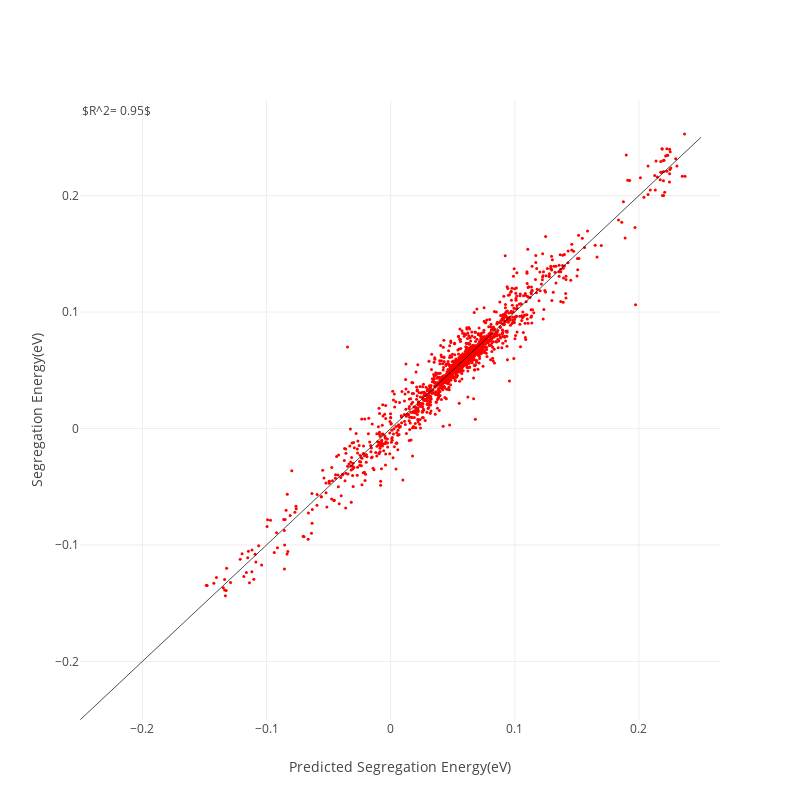

Notebook code cell kept with this figure:
### Code cell
#draw correlation
main = go.Scatter(x = Y_test_pred, 
          y = Y_test, 
          marker={'color':'red', 'symbol':'circle','size':3}, 
          mode='markers'
         )

data = [main]

layout = go.Layout(autosize = False, 
           height = 800,
           width = 800, 
           xaxis={'title':"Predicted Segregation Energy(eV)", 'zeroline':False},
           yaxis = {'title':'Segregation Energy(eV)', 'zeroline':False},
           annotations = [
                   dict(
                   x = 0,
                   y = 1,
                   xref = 'paper',
                   yref = 'paper',
                   text = '$R^2= %4.2f$'%(R_squared),
                   showarrow = False,
                   font = dict(size = 12)
                   )
               ],
           shapes =[{'type':'line', 
                            'x0':-0.25,
                            'x1':0.25,
                            'y0':-0.25,
                            'y1':0.25,
                            'line':{'width':0.7}
                    }],
          )
plot = py.iplot(go.Figure(data = data, layout = layout))

### Figure 1 — Plotly figure (JSON) as saved in the notebook; plotly's stock layout.template omitted (floating-point values rounded to 4 significant figures; data arrays with more than 128 entries replaced by an {"elided": "..."} marker saying what was removed)
{"data": [{"marker": {"color": "red", "size": 3, "symbol": "circle"}, "mode": "markers", "type": "scatter", "uid": "f6bdaac1-b7c5-444a-9b1b-4b862e26bfe3", "x": {"elided": "2135 float values"}, "y": {"elided": "2135 float values"}}], "layout": {"annotations": [{"font": {"size": 12}, "showarrow": false, "text": "$R^2= 0.95$", "x": 0, "xref": "paper", "y": 1, "yref": "paper"}], "autosize": false, "height": 800, "shapes": [{"line": {"width": 0.7}, "type": "line", "x0": -0.25, "x1": 0.25, "y0": -0.25, "y1": 0.25}], "width": 800, "xaxis": {"autorange": true, "range": [-0.2503, 0.2653], "title": {"text": "Predicted Segregation Energy(eV)"}, "type": "linear", "zeroline": false}, "yaxis": {"autorange": true, "range": [-0.2503, 0.2821], "title": {"text": "Segregation Energy(eV)"}, "type": "linear", "zeroline": false}}}
